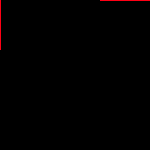

The image is a tile-based game level rendered from a .tmx file. Its description and complete source (layers, tilesets, objects, tile grids) follow:
An orthogonal 3x3 tile map with 50x50 px tiles, 1 tile layer (Walls), 1 hidden layer not drawn, 2 tilesets and 4 objects (Platform, Poster).

<map version="1.9" tiledversion="1.9.2" orientation="orthogonal" renderorder="left-up" compressionlevel="0" width="3" height="3" tilewidth="50" tileheight="50" infinite="0" nextlayerid="33" nextobjectid="74">
 <properties>
  <property name="Chapter" value="walkthrough" />
  <property name="NoAgents" type="bool" value="false" />
  <property name="NoSpawning" type="bool" value="false" />
  <property name="Skybox" value="/Skybox/AllSky_Space_AnotherPlanet" />
  <property name="SkyboxPosition" value="0;100;0" />
  <property name="Speak" value="Another way to get to a different zone, and especially to widen the perceived play-area, is to use a moving platform. Hop on!" />
  <property name="VisibleZones" value="FreeFloating" />
 </properties>
 <tileset firstgid="1" source="../../_Tiled/Master.tsx" />
 <tileset firstgid="34" source="../../_Tiled/Deco.tsx" />
 <group id="5" name="Floor 0">
  <properties>
   <property name="Height" type="float" value="2.5" />
  </properties>
  <layer id="1" name="Ground" width="3" height="3" visible="0">
   <properties>
    <property name="Materials" value="DarkGrid" />
    <property name="Walkable" type="bool" value="true" />
   </properties>
   <data encoding="csv">
4,4,4,
4,4,4,
4,0,4
</data>
  </layer>
  <objectgroup id="29" name="Ground" locked="1">
   <object id="65" gid="4" x="50" y="150" width="50" height="50">
    <properties>
     <property name="Anchor" value="-1,0" />
     <property name="DontPropagate-Virtual" type="bool" value="true" />
     <property name="Virtual" type="bool" value="true" />
    </properties>
   </object>
  </objectgroup>
  <layer id="3" name="Walls" width="3" height="3">
   <properties>
    <property name="ConnectToCeiling" type="bool" value="false" />
    <property name="Materials" value="DarkGrid" />
   </properties>
   <data encoding="csv">
2684354566,3221225477,3221225478,
2684354565,0,1610612741,
0,0,0
</data>
  </layer>
  <objectgroup id="31" name="InnerWalls">
   <object id="67" gid="5" x="100" y="50" width="50" height="50" rotation="180">
    <properties>
     <property name="Anchor" value="0,1" />
     <property name="Materials" value="DarkGrid" />
     <property name="Virtual" type="bool" value="true" />
    </properties>
   </object>
  </objectgroup>
  <objectgroup id="4" name="Transitions">
   <object id="66" class="Platform" gid="29" x="50" y="150" width="50" height="50">
    <properties>
     <property name="Anchor" value="-1,0" />
     <property name="Materials" value="DarkGrid" />
     <property name="TargetLocation" value="Elevators" />
    </properties>
   </object>
  </objectgroup>
  <objectgroup id="27" name="Objects" />
  <objectgroup id="32" name="Posters">
   <object id="68" class="Poster" gid="40" x="100" y="0" width="50" height="50" rotation="180">
    <properties>
     <property name="Image" value="https://travrsal.com/img/OutOrDead_EngineDescription.jpg" />
     <property name="Move" value="0;0;-3" />
     <property name="Scale" value="5;5;5" />
     <property name="Y" type="int" value="2" />
    </properties>
   </object>
  </objectgroup>
 </group>
</map>
